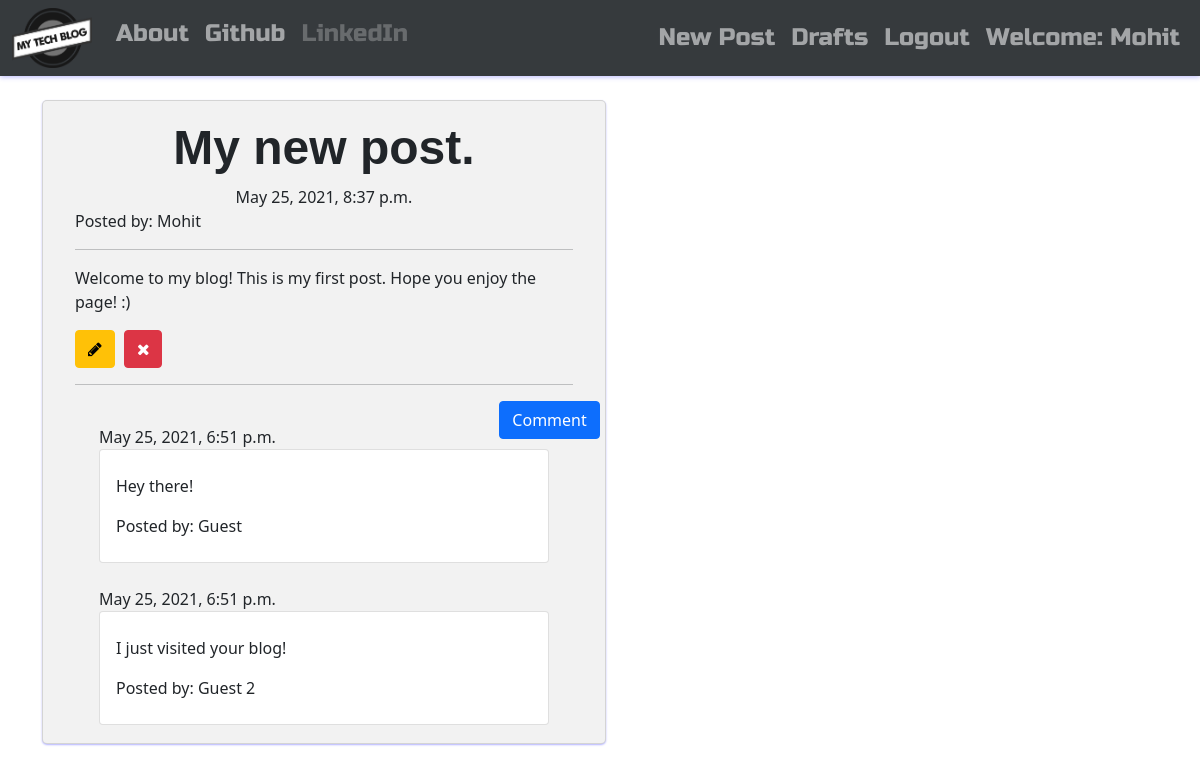
The app's page /post/7 (signed in) with its own data.
### blog_app/models.py (models this page shows, shortened)
class Post(models.Model):
    author = models.ForeignKey('auth.User', on_delete=models.CASCADE)
    title = models.CharField(max_length=200)
    text = models.TextField()
    created_date = models.DateTimeField(default=timezone.now)
    published_date = models.DateTimeField(blank=True, null=True)

class Comment(models.Model):
    post = models.ForeignKey('blog_app.Post', related_name='comments', on_delete=models.CASCADE)
    author = models.CharField(max_length=20)
    text = models.TextField()
    created_date = models.DateTimeField(default=timezone.now())
    approved_comment = models.BooleanField(default=False)

### blog_app/views.py (the view)
# urls.py: path('post/<int:pk>',views.PostDetailView.as_view(),name='post_detail'),
class PostDetailView(DetailView):
    model = Post

### blog_app/templates/blog_app/post_detail.html (shortened to what this page needs)
{% extends 'blog_app/base.html' %}
{% block body_block %}
<div class="card">
<div class="card-body">
<h1 class="posttitle">{{ post.title }}</h1>
{% if post.published_date %}
  <div class="date postdate">
    {{ post.published_date }}
  </div>
<p>Posted by: {{post.author}}</p>
<hr>
{% else %}
  <a class="btn btn-primary" href="{% url 'post_publish' pk=post.pk %}">Publish</a>
{% endif %}
  <p class="postcontent">{{post.text|safe|linebreaksbr}}</p>
  {% if user.is_authenticated %}
    <a class="btn btn-warning" href="{% url 'post_edit' pk=post.pk %}"><span class="fa fa-pencil"></span></a>
    <a class="btn btn-danger" href="{% url 'post_remove' pk=post.pk %}"><span class="fa fa-remove"></span></a>
  {% endif %}
    <hr>
    <a class="btn btn-primary btn-comment" href="{% url 'add_comment_to_post' pk=post.pk %}">Comment</a>
    <div class="container">
      {% for comment in post.comments.all %}
        <br>
          {% if user.is_authenticated or comment.approved_comment %}
            {{ comment.created_date }}
              <ul class="list-group">
                <li class="list-group-item"><p>{{comment.text|safe|linebreaks}}</p>
                <p>Posted by: {{ comment.author }}</p></li>
              </ul>
          {% endif %}
            {% empty %}
            <p>No comments to display.</p>
      {% endfor %}
    </div>
  </div>
</div>
{% endblock %}

### blog_app/templates/blog_app/base.html (shortened to what this page needs)
<!DOCTYPE html>
{% load static %}
<html lang="en" dir="ltr">
  <head>
    <link href="https://cdn.jsdelivr.net/npm/bootstrap@5.0.1/dist/css/bootstrap.min.css" rel="stylesheet">
    <link rel="stylesheet" href="https://cdn.jsdelivr.net/npm/bootstrap-icons@1.5.0/font/bootstrap-icons.css">
    <link href="https://maxcdn.bootstrapcdn.com/font-awesome/4.7.0/css/font-awesome.min.css" rel="stylesheet">
    <link rel="stylesheet" href="//cdn.jsdelivr.net/npm/medium-editor@latest/dist/css/medium-editor.min.css" type="text/css" media="screen" charset="utf-8">
    <link rel="stylesheet" href="{% static 'css/blog_app.css' %}">
  </head>
  <body class="body">
      <nav class="navbar navbar-expand-lg navbar-dark bg-dark coolfont custom-navbar">
      <div class="container-fluid">
        <ul class="navbar-nav me-auto my-2 my-lg-0">
          <li class="nav-item"><a class="navbar-brand bigbrand" href="{% url 'post_list' %}"><img src="{% static 'blog_app/mts.png' %}" alt="My Tech Blog" width="80" height="60"></a></li><br>
          <li class="nav-item"><a class="nav-link" href="{% url 'about' %}">About</a></li><br>
          <li class="nav-item"><a class="nav-link" href="https://www.github.com/Mohit-Vernekar">Github</a></li><br>
          <li class="nav-item"><a class="nav-link disabled" href="{% url 'linkedin' %}">LinkedIn</a></li><br>
        </ul>
        <ul class="navbar-nav navbar-right">
          {% if user.is_authenticated %}
          <li class="nav-item">
            <a class="nav-link" href="{% url 'post_new' %}">New Post</a>
          </li>
          <li class="nav-item">
            <a class="nav-link" href="{% url 'post_draft_list' %}">Drafts</a>
          </li>
          <li class="nav-item">
            <a class="nav-link" href="{% url 'logout' %}">Logout</a>
          </li>
          <li class="nav-item">
            <a class="nav-link">Welcome: {{user.username}}</a>
          </li>
            {% else %}
            <li class="nav-item"><a class="nav-item nav-link" href="{% url 'login' %}"><span class="fa fa-user"></span></a></li>
          {% endif %}
        </ul>
      </div>
    </nav>
    <div class="container">
      <div class="row">
        <div class="col-md-5">
          <div class="blog_posts">
            {% block body_block %}
            {% endblock %}
          </div>
        </div>
      </div>
    </div>
  </body>
</html>

### blog_app/static/css/blog_app.css (style rules this page uses)
.btn { margin-right: 5px; }
.card { border-radius: 5px; padding: 2px 16px; margin-bottom: 15px; background-color: #f2f2f2; width: 125%; box-shadow: 0 1px 2px #b3b3ff; transition: all 0.3s cubic-bezier(.25,.8,.25,1); }
.body { background-image: url(https://wallpaperaccess.com/full/1602717.jpg); background-size: cover; width: 100%; }
.coolfont { font-family: 'Russo One', sans-serif; font-size: 1.5em; margin-bottom: 1em; box-shadow: 0px 1px 5px #b3b3ff; opacity: 0.9; }
.bigbrand { font-size: 1.5em; }
.postdate { text-align: center; }
.posttitle { font-family: 'Arial', sans-serif; font-size: 3em; font-weight: bold; text-align: center; }
.postcontent { font-family: 'Montserrat', sans-serif; font-size: 1.5em; }
.btn-comment { position: absolute; right: 0px; }

### records on screen
Post: title "My new post.", published_date "May 25, 2021, 8:37 p.m.", author "Mohit", text "Welcome to my blog! This is my first post. Hope you enjoy the page! :)"
Comment: created_date "May 25, 2021, 6:51 p.m.", text "Hey there!", author "Guest"
Comment: created_date "May 25, 2021, 6:51 p.m.", text "I just visited your blog!", author "Guest 2"

### other values on screen
{{ user.username }} "Mohit"
